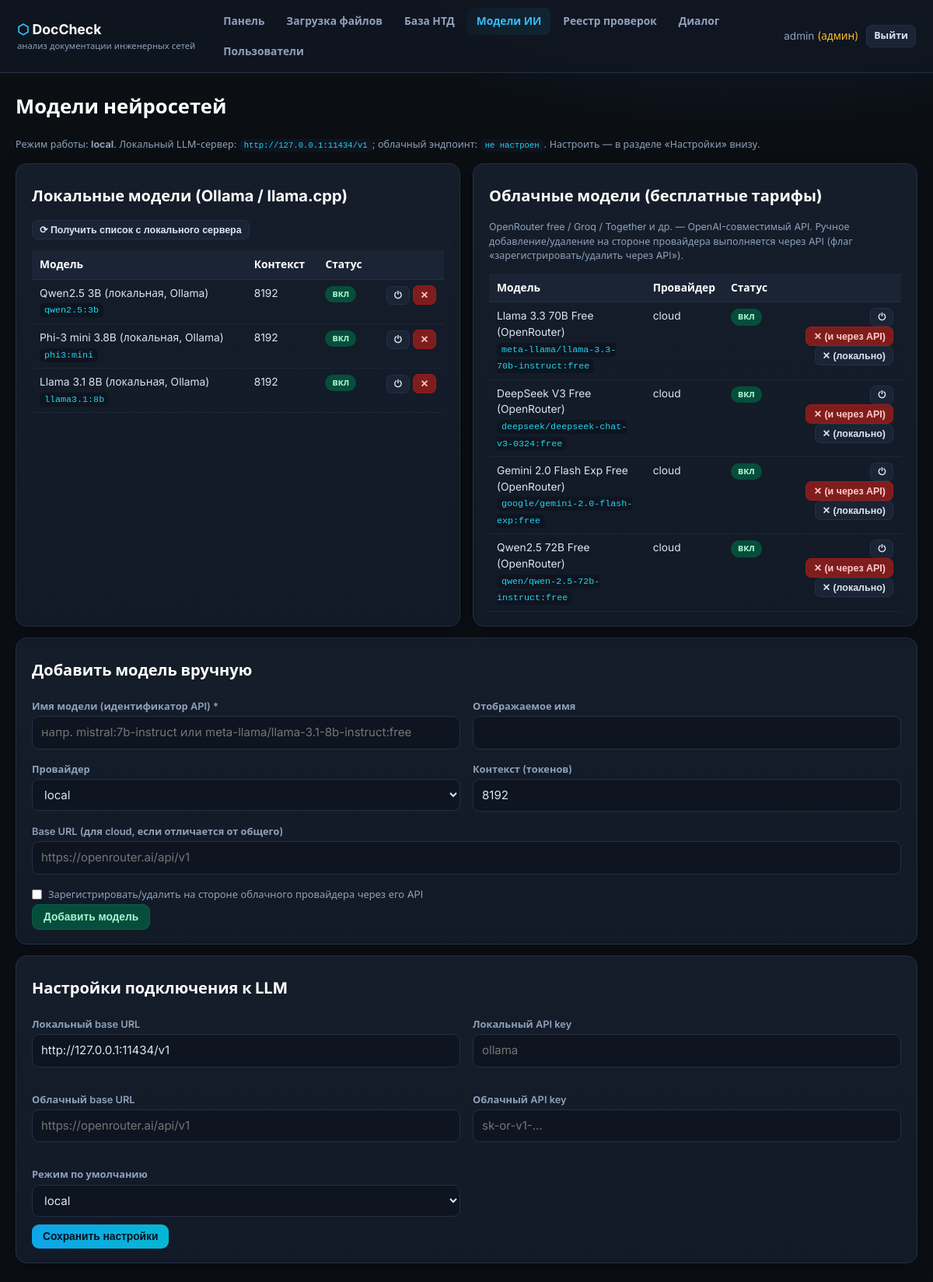
The page /models (signed in) on the database its author committed.
### app/models.py (models this page shows, shortened)
class User(UserMixin, db.Model):
    __tablename__ = "users"
    id = db.Column(db.Integer, primary_key=True)
    username = db.Column(db.String(64), unique=True, nullable=False)
    full_name = db.Column(db.String(128), default="")
    email = db.Column(db.String(128), default="")
    password_hash = db.Column(db.String(256), nullable=False)
    role = db.Column(db.String(16), default="user")  # admin | user
    is_blocked = db.Column(db.Boolean, default=False)
    created_at = db.Column(db.DateTime, default=utcnow)
    checks = db.relationship("Check", backref="user", lazy="dynamic")
    @property
    def is_active(self):
        return not self.is_blocked
    @property
    def is_admin(self):
        return self.role == "admin"

class LlmModel(db.Model):
    __tablename__ = "llm_models"
    id = db.Column(db.Integer, primary_key=True)
    name = db.Column(db.String(128), unique=True, nullable=False)  # идентификатор для API
    display_name = db.Column(db.String(128), default="")
    provider = db.Column(db.String(16), default="local")           # local | cloud
    base_url = db.Column(db.String(256), default="")               # override для облачных
    api_key_ref = db.Column(db.String(64), default="")             # env-переменная с ключом
    enabled = db.Column(db.Boolean, default=True)
    context_tokens = db.Column(db.Integer, default=8192)
    params_json = db.Column(db.Text, default="{}")                 # temperature и т.п.
    added_by = db.Column(db.String(64), default="")
    created_at = db.Column(db.DateTime, default=utcnow)

### app/routes/main.py (the view)
@bp.route("/models")
@login_required
def models():
    local = LlmModel.query.filter_by(provider="local").all()
    cloud = LlmModel.query.filter_by(provider="cloud").all()
    return render_template("models.html", local=local, cloud=cloud,
                           mode=current_app.config["DEFAULT_MODE"],
                           local_url=current_app.config["LOCAL_LLM_BASE_URL"],
                           cloud_url=current_app.config["CLOUD_LLM_BASE_URL"])

### app/templates/models.html (shortened to what this page needs)
{% extends "base.html" %}
{% block content %}
<h1>Модели нейросетей</h1>
<p class="hint mb">Режим работы: <b>{{ mode }}</b>. Локальный LLM-сервер: <code>{{ local_url or 'не настроен' }}</code>;
облачный эндпоинт: <code>{{ cloud_url or 'не настроен' }}</code>. Настроить — в разделе «Настройки» внизу.</p>
<div class="grid cols-2">
  <div class="card">
    <h2>Локальные модели (Ollama / llama.cpp)</h2>
    <button class="btn btn-sm mb" onclick="syncLocal()">⟳ Получить список с локального сервера</button>
    <table><tr><th>Модель</th><th>Контекст</th><th>Статус</th><th></th></tr>
      {% for m in local %}
      <tr><td>{{ m.display_name }}<br><code>{{ m.name }}</code></td><td>{{ m.context_tokens }}</td>
        <td>{% if m.enabled %}<span class="badge b-ok">вкл</span>{% else %}<span class="badge b-off">выкл</span>{% endif %}</td>
        <td class="right">
          {% if current_user.is_admin %}
          <button class="btn btn-sm" onclick="toggleModel({{ m.id }})">⏻</button>
          <button class="btn btn-sm btn-danger" onclick="delModel({{ m.id }},false)">✕</button>{% endif %}</td></tr>
      {% endfor %}
    </table>
  </div>
  <div class="card">
    <h2>Облачные модели (бесплатные тарифы)</h2>
    <p class="hint">OpenRouter free / Groq / Together и др. — OpenAI-совместимый API.
    Ручное добавление/удаление на стороне провайдера выполняется через API (флаг «зарегистрировать/удалить через API»).</p>
    <table><tr><th>Модель</th><th>Провайдер</th><th>Статус</th><th></th></tr>
      {% for m in cloud %}
      <tr><td>{{ m.display_name }}<br><code>{{ m.name }}</code></td><td>{{ m.provider }}</td>
        <td>{% if m.enabled %}<span class="badge b-ok">вкл</span>{% else %}<span class="badge b-off">выкл</span>{% endif %}</td>
        <td class="right">{% if current_user.is_admin %}
          <button class="btn btn-sm" onclick="toggleModel({{ m.id }})">⏻</button>
          <button class="btn btn-sm btn-danger" onclick="delModel({{ m.id }},true)">✕ (и через API)</button>
          <button class="btn btn-sm" onclick="delModel({{ m.id }},false)">✕ (локально)</button>{% endif %}</td></tr>
      {% endfor %}
    </table>
  </div>
</div>
{% if current_user.is_admin %}
<div class="card mt">
  <h2>Добавить модель вручную</h2>
  <form onsubmit="return addModel(event)">
    <div class="grid cols-2">
      <div><label>Имя модели (идентификатор API) *</label>
        <input id="mName" required placeholder="напр. mistral:7b-instruct или meta-llama/llama-3.1-8b-instruct:free"></div>
      <div><label>Отображаемое имя</label><input id="mDisp"></div>
    </div>
    <div class="grid cols-2">
      <div><label>Провайдер</label>
        <select id="mProv"><option value="local">local</option><option value="cloud">cloud</option></select></div>
      <div><label>Контекст (токенов)</label><input id="mCtx" type="number" value="8192"></div>
    </div>
    <label>Base URL (для cloud, если отличается от общего)</label><input id="mUrl" placeholder="https://openrouter.ai/api/v1">
    <label style="display:flex;gap:8px;align-items:center;font-weight:400">
      <input type="checkbox" id="mReg" style="width:auto;margin:0"> Зарегистрировать/удалить на стороне облачного провайдера через его API</label>
    <button class="btn btn-ok">Добавить модель</button>
  </form>
</div>
<div class="card mt">
  <h2>Настройки подключения к LLM</h2>
  <div class="grid cols-2">
    <div><label>Локальный base URL</label><input id="sLocalUrl" value="{{ local_url }}"></div>
    <div><label>Локальный API key</label><input id="sLocalKey" placeholder="ollama"></div>
    <div><label>Облачный base URL</label><input id="sCloudUrl" value="{{ cloud_url }}" placeholder="https://openrouter.ai/api/v1"></div>
    <div><label>Облачный API key</label><input id="sCloudKey" type="password" placeholder="sk-or-v1-…"></div>
    <div><label>Режим по умолчанию</label>
      <select id="sMode"><option value="local">local</option><option value="cloud">cloud</option><option value="hybrid">hybrid</option></select></div>
  </div>
  <button class="btn btn-primary" onclick="saveSettings()">Сохранить настройки</button>
</div>
{% endif %}
{% endblock %}

### app/templates/base.html (shortened to what this page needs)
<!DOCTYPE html>
<html lang="ru">
<head>
<link rel="stylesheet" href="{{ url_for('static', filename='style.css') }}">
</head>
<body class="{% if not current_user.is_authenticated %}login-body{% endif %}">
{% if current_user.is_authenticated %}
<nav class="topbar">
  <div class="brand"><span class="logo">⬡</span> DocCheck <small>анализ документации инженерных сетей</small></div>
  <div class="nav-links">
    <a href="{{ url_for('main.dashboard') }}" class="{{ 'active' if request.endpoint=='main.dashboard' }}">Панель</a>
    <a href="{{ url_for('main.upload_page') }}" class="{{ 'active' if request.endpoint=='main.upload_page' }}">Загрузка файлов</a>
    <a href="{{ url_for('main.ntd') }}" class="{{ 'active' if request.endpoint.startswith('main.ntd') }}">База НТД</a>
    <a href="{{ url_for('main.models') }}" class="{{ 'active' if request.endpoint=='main.models' }}">Модели ИИ</a>
    <a href="{{ url_for('main.history') }}" class="{{ 'active' if request.endpoint=='main.history' }}">Реестр проверок</a>
    <a href="{{ url_for('main.chat_page') }}" class="{{ 'active' if request.endpoint=='main.chat_page' }}">Диалог</a>
    {% if current_user.is_admin %}<a href="{{ url_for('auth.users') }}" class="{{ 'active' if request.endpoint=='auth.users' }}">Пользователи</a>{% endif %}
  </div>
  <div class="nav-user">
    <span class="uname">{{ current_user.username }}{% if current_user.is_admin %} <em>(админ)</em>{% endif %}</span>
    <a class="btn btn-sm" href="{{ url_for('auth.logout') }}">Выйти</a>
  </div>
</nav>
{% endif %}
<main class="container">
  {% block content %}{% endblock %}
</main>
</body>
</html>

### app/static/style.css (style rules this page uses)
:root { --bg:#0b0f14; --bg2:#111722; --panel:#151d2a; --panel2:#1a2434; --line:#243044; --txt:#dbe4f0; --muted:#8fa1bb; --acc:#38bdf8; --acc2:#22d3ee; --ok:#34d399; --warn:#fbbf24; --crit:#f87171; }
* { box-sizing:border-box }
body { margin:0;background:radial-gradient(1200px 600px at 80% -10%, #14283c 0%, var(--bg) 55%) fixed; color:var(--txt);font-family:'Inter',system-ui,sans-serif;font-size:15px;line-height:1.5 }
a { color:var(--acc);text-decoration:none }
h1,h2,h3 { font-weight:700;color:#fff;margin:.4em 0 .8em }
h1 { font-size:1.6rem }
h2 { font-size:1.25rem }
.topbar { display:flex;align-items:center;gap:24px;padding:10px 22px; background:rgba(17,23,34,.85);backdrop-filter:blur(8px);border-bottom:1px solid var(--line); position:sticky;top:0;z-index:50 }
.brand { font-weight:700;font-size:1.1rem;color:#fff;white-space:nowrap }
.brand small { display:block;color:var(--muted);font-weight:400;font-size:.7rem }
.logo { color:var(--acc) }
.nav-links { display:flex;gap:4px;flex-wrap:wrap;flex:1 }
.nav-links a { padding:7px 12px;border-radius:8px;color:var(--muted);font-weight:600;font-size:.86rem }
.nav-links a.active { background:linear-gradient(90deg,#0e3a5233,#155e7533);color:var(--acc) }
.nav-user { display:flex;align-items:center;gap:10px }
.uname { color:var(--muted);font-size:.85rem }
.uname em { color:var(--warn);font-style:normal }
.container { max-width:1200px;margin:24px auto;padding:0 20px }
.grid { display:grid;gap:16px }
.grid.cols-2 { grid-template-columns:repeat(auto-fit,minmax(380px,1fr)) }
.card { background:linear-gradient(180deg,var(--panel),#121a27);border:1px solid var(--line); border-radius:14px;padding:18px 20px;box-shadow:0 8px 24px rgba(0,0,0,.35) }
.btn { display:inline-block;background:var(--panel2);border:1px solid var(--line);color:var(--txt); padding:8px 14px;border-radius:9px;font-weight:600;font-size:.86rem;cursor:pointer }
.btn-primary { background:linear-gradient(90deg,#0ea5e9,#06b6d4);border:none;color:#04121c }
.btn-danger { background:#7f1d1d;border-color:#991b1b;color:#fecaca }
.btn-ok { background:#064e3b;border-color:#065f46;color:#a7f3d0 }
.btn-sm { padding:4px 9px;font-size:.78rem;border-radius:7px }
input,select,textarea { width:100%;background:#0e1520;border:1px solid var(--line);color:var(--txt); border-radius:9px;padding:9px 11px;font:inherit;margin-bottom:10px }
label { display:block;color:var(--muted);font-size:.8rem;font-weight:600;margin:6px 0 3px }
table { width:100%;border-collapse:collapse;font-size:.86rem }
th { background:var(--panel2);color:#fff;text-align:left;padding:8px 10px;border-bottom:1px solid var(--line);position:sticky;top:0 }
td { padding:7px 10px;border-bottom:1px solid #1c2637;vertical-align:top }
.badge { display:inline-block;padding:2px 9px;border-radius:20px;font-size:.72rem;font-weight:700 }
.b-ok { background:#064e3b;color:#a7f3d0 }
.hint { color:var(--muted);font-size:.78rem }
.right { text-align:right }
.mt { margin-top:14px }
.mb { margin-bottom:14px }
code { background:#0e1520;padding:2px 6px;border-radius:6px;font-size:.85em;color:var(--acc2) }

### rows shown on the page
User: username "admin"
LlmModel: display_name "Qwen2.5 3B (локальная, Ollama)", name "qwen2.5:3b", context_tokens "8192", enabled "вкл"
LlmModel: display_name "Phi-3 mini 3.8B (локальная, Ollama)", name "phi3:mini", context_tokens "8192", enabled "вкл"
LlmModel: display_name "Llama 3.1 8B (локальная, Ollama)", name "llama3.1:8b", context_tokens "8192", enabled "вкл"
LlmModel: display_name "Llama 3.3 70B Free (OpenRouter)", name "meta-llama/llama-3.3-70b-instruct:free", provider "cloud", enabled "вкл"
LlmModel: display_name "DeepSeek V3 Free (OpenRouter)", name "deepseek/deepseek-chat-v3-0324:free", provider "cloud", enabled "вкл"
LlmModel: display_name "Gemini 2.0 Flash Exp Free (OpenRouter)", name "google/gemini-2.0-flash-exp:free", provider "cloud", enabled "вкл"
LlmModel: display_name "Qwen2.5 72B Free (OpenRouter)", name "qwen/qwen-2.5-72b-instruct:free", provider "cloud", enabled "вкл"

### other values the page prints
{{ mode }} "local"
{{ local_url or 'не настроен' }} "http://127.0.0.1:11434/v1"
{{ cloud_url or 'не настроен' }} "не настроен"
